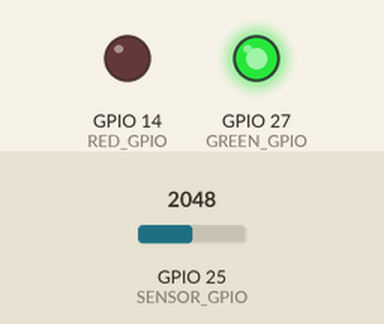
Simulated run of this program. Board: ESP32. Shown: output pins drawn as LEDs (lit = HIGH). Inputs (shaded band) come from the test bench; at power-on: GPIO 25 (SENSOR_GPIO) = 2048. What the program prints to the serial monitor is not drawn.

Above: at 1.6 s.
At 4.8 s:
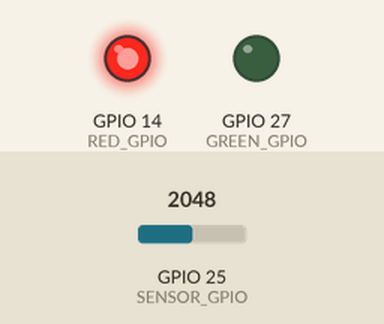
Timing chart, 0 to 10.5 s (numbered marks = the images above):
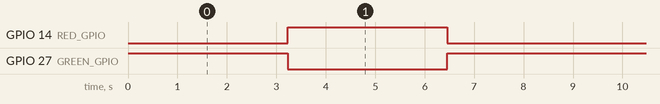

The program:

main.cpp
```cpp
#include <Arduino.h>
// #include <shaggy.h>
#include <ReadHR.h>
// #include <circular_buffer.hpp>

const int GREEN_GPIO = 27;
const int RED_GPIO = 14;
const int SENSOR_GPIO = 25;

const int GREEN_CHANNEL = 5;
const int RED_CHANNEL = 0;
const int RESOLUTION = 8;
const int FREQ = 1000;            // Frequency of pulsing in Hz
const int RED_DUTY_CYCLE = 255;   // for 50% duty cycle (0 is off, 255 is on)
const int GREEN_DUTY_CYCLE = 255; // for 50% duty cycle (0 is off, 255 is on)

// const unsigned long light_switch_interval = 2500;

// unsigned long current_ms;
// unsigned long prev_ms = 0;
// boolean is_red = false;

// vector to store sensor data
// int PPG_sample;
// int PPG_sample_filtered;
// double ACDC_green, ACDC_red;
// const float alpha_PPG = 0.1;  // tunable const in leaky integrator
// const float alpha_ACDC = 0.2; // tunable const in leaky integrator

// bool last_extrema_was_max = false;
// bool last_extrema_was_min = true;

// const int PPG_average_size = sizeof(PPG_sample) - PPG_window_size;

// double HR_filtered = 0;
float HR_green = 75, HR_red = 75;
float ACDC_green = 0, ACDC_red = 0;
float R;
// const float alpha_HR = 0.4; // tunable const in leaky integrator

// circular buffer to calculate HR average
// jm::circular_buffer<float, 8> HR_avg{};

void setup()
{
  // put your setup code here, to run once:

  // Configure pin
  pinMode(RED_GPIO, OUTPUT);
  pinMode(GREEN_GPIO, OUTPUT);

  // Configure PWM
  ledcSetup(GREEN_CHANNEL, FREQ, RESOLUTION);
  ledcSetup(RED_CHANNEL, FREQ, RESOLUTION);

  // Attach GPIO and PWM channels
  ledcAttachPin(GREEN_GPIO, GREEN_CHANNEL);
  ledcAttachPin(RED_GPIO, RED_CHANNEL);

  // Configure serial monitor
  Serial.begin(115200);
}

void loop()
{
  // put your main code here, to run repeatedly:
  // if (isnan(HR_green))
  // {
  //   HR_green = 75;
  // }
  ledcWrite(GREEN_CHANNEL, GREEN_DUTY_CYCLE);
  ledcWrite(RED_CHANNEL, 0);
  ReadHR(&HR_green, &ACDC_green, SENSOR_GPIO);
  // ReadACDC(&ACDC_green, &HR_filtered, SENSOR_GPIO, alpha_PPG, alpha_HR, alpha_ACDC);

  // if (isnan(HR_red))
  // {
  //   HR_red = 75;
  // }
  ledcWrite(RED_CHANNEL, RED_DUTY_CYCLE);
  ledcWrite(GREEN_CHANNEL, 0);
  ReadHR(&HR_red, &ACDC_red, SENSOR_GPIO);
  R = ACDC_green / ACDC_red;
  Serial.print(String(R));
  Serial.print('\n');

  // Serial.print("HR_green:");
  // Serial.print(String(HR_green));
  // Serial.print(", HR_red:");
  // Serial.print(String(HR_red));
  // Serial.print(", R:");
  // Serial.println(String(R));

  // ReadACDC(&ACDC_red, &HR_filtered, SENSOR_GPIO, alpha_PPG, alpha_HR, alpha_ACDC);

  // R = ACDC_red/ACDC_green;

  // Serial.print(", ");
  // Serial.println("R:" + String(R));
  // Serial.print(", ");
  // Serial.print("ACDC_green:" + String(ACDC_green));
  // Serial.print(", ");
  // Serial.println("ACDC_red:" + String(ACDC_red));
}
```

ReadHR.h
```cpp
#include <threshold.h>
#include <Arduino.h>

void ReadHR(float *HR_ptr, float *ACDC_ptr, int SENSOR_GPIO)
{
    // Timings
    unsigned long current_us, t_max_cur, t_max_pre = 0, t_min_cur, t_min_pre = 0, t_pulse;
    // Reading threshold
    int threshold = threshold_from_HR(*HR_ptr);
    // PPG readings
    int PPG_sample, PPG_min_pre, PPG_max_pre, PPG_min_cur = INT_MAX, PPG_max_cur = INT_MIN;
    float PPG_sample_filtered, alpha_PPG = 0.5;
    // search booleans
    bool last_extrema_was_max = false, last_extrema_was_min = true;

    float HR = 0;
    // ACDC calculation
    int denom;
    float d, f, AC, DC, DC_temp;
    // Initialise integrator
    PPG_sample_filtered = analogRead(SENSOR_GPIO);

    int nt = 10, n = 0;
    while (n < nt)
    {
        // Read PPG sample
        PPG_sample = analogRead(SENSOR_GPIO);
        current_us = micros();
        // Apply moving average
        PPG_sample_filtered = PPG_sample_filtered * alpha_PPG + (1 - alpha_PPG) * PPG_sample;

        // Serial.print("PPG_sample_filtered:");

        Serial.print(String(current_us));
        Serial.print(",");
        Serial.print(String(PPG_sample_filtered));

        // search for local max & min
        if (PPG_sample_filtered > PPG_max_cur)
        {
            PPG_max_cur = PPG_sample_filtered;
            t_max_cur = current_us;
        }
        if (PPG_sample_filtered < PPG_min_cur)
        {
            PPG_min_cur = PPG_sample_filtered;
            t_min_cur = current_us;
        }

        // check if current time exceeds threshold
        // current_ms = millis();
        if (((current_us - t_max_cur) > threshold) && (last_extrema_was_min))
        {
            Serial.print(",");
            Serial.print(String(t_max_cur));
            Serial.print(",");
            Serial.print(String(PPG_max_cur));
            // register max as local max
            last_extrema_was_max = true;
            last_extrema_was_min = false;

            // Calculate HR
            t_pulse = t_max_cur - t_max_pre;
            t_max_pre = t_max_cur;

            if (t_pulse > 0)
            {
                HR += 60000.0 / t_pulse;
                n++;
            }

            PPG_max_pre = PPG_max_cur;
            PPG_max_cur = INT_MIN;
        }
        else if (((current_us - t_min_cur) > threshold) && (last_extrema_was_max))
        {
            Serial.print(",");
            Serial.print(String(t_min_cur));
            Serial.print(",");
            Serial.print(String(PPG_min_cur));
            // register min as local min
            last_extrema_was_max = false;
            last_extrema_was_min = true;

            // Calculate AC DC ratio
            denom = t_min_cur - t_min_pre;
            if (denom > 0)
            {
                d = (PPG_min_cur - PPG_min_pre) / denom; // slope
                f = PPG_min_cur - d * t_min_cur;         // y-intercept
                DC_temp = d * t_max_cur + f;             // y = mx + f
                DC += DC_temp;
                //! AC is coming out as negative, which should NOT be possible
                AC += PPG_max_cur - DC_temp;
            }

            t_min_pre = t_min_cur;
            PPG_min_pre = PPG_min_cur;
            PPG_min_cur = INT_MAX;
        }
        Serial.print('\n');
    }
    // Serial.print("HR: ");
    // Serial.print(String(HR));
    // Serial.print(", HR/n:");
    // Serial.print(String(HR / n));
    // Serial.print(", AC: ");
    // Serial.print(String(AC));
    // Serial.print(", DC: ");
    // Serial.println(String(DC));

    *HR_ptr = HR / n;
    *ACDC_ptr = AC / DC;
}
```

threshold.h
```cpp
// return the threshold value in ms for the given HR
// table 2 from 10.1109/MOCAST52088.2021.9493400
float threshold_from_HR(float HR)
{
  if (HR < 60)
  {
    return 400000;
  }
  else if (HR < 70)
  {
    return 360000;
  }
  else if (HR < 80)
  {
    return 320000;
  }
  else if (HR < 100)
  {
    return 280000;
  }
  else if (HR < 120)
  {
    return 250000;
  }
  else if (HR < 140)
  {
    return 220000;
  }
  else if (HR < 160)
  {
    return 200000;
  }
  else
  {
    return 180000;
  }
}
```

Measured:
- by itself, GPIO 14 (RED_GPIO): repeats every 8.1 s: LOW 4.0 s, HIGH 4.0 s
- by itself, GPIO 27 (GREEN_GPIO): goes HIGH 3.2 s, LOW 3.2 s, 15 × (HIGH 4.0 s, LOW 4.0 s), then HIGH
